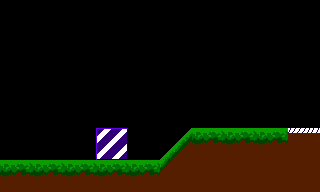

Below is a game level as drawn by its tile map, then a one-line description and the .tmx file that defines it, in full:
An orthogonal 10x6 tile map with 32x32 px tiles, 1 tile layer (Tile Layer 1) and 6 objects.

<map version="1.9" tiledversion="1.9.0" orientation="orthogonal" renderorder="right-down" width="10" height="6" tilewidth="32" tileheight="32" infinite="0" nextlayerid="8" nextobjectid="26">
 <tileset firstgid="1" source="TileMap.tsx" />
 <layer id="1" name="Tile Layer 1" width="10" height="6">
  <data encoding="csv">
0,0,0,0,0,0,0,0,0,0,
0,0,0,0,0,0,0,0,0,0,
0,0,0,0,0,0,0,0,0,0,
0,0,0,0,0,0,0,0,0,0,
0,0,0,6,0,4,1,1,1,5,
1,1,1,1,1,3,2,2,2,2
</data>
 </layer>
 <objectgroup id="2" name="Collision">
  <object id="3" x="0" y="160" width="160" height="32" />
  <object id="10" x="192" y="128" width="128" height="32" />
 </objectgroup>
 <objectgroup id="3" name="CollisionRotated" offsetx="0.272727" offsety="32.2121">
  <object id="9" x="159.333" y="127.333" width="44.67" height="32.6667" rotation="-45" />
 </objectgroup>
 <objectgroup id="4" name="Point1">
  <object id="12" x="288" y="128" width="32" height="32" />
 </objectgroup>
 <objectgroup id="5" name="Hazards">
  <object id="17" x="96" y="128" width="32" height="32" />
 </objectgroup>
 <objectgroup id="7" name="triggerPoints">
  <object id="25" x="288.333" y="121.667" width="31.6667" height="6.33333" />
 </objectgroup>
</map>